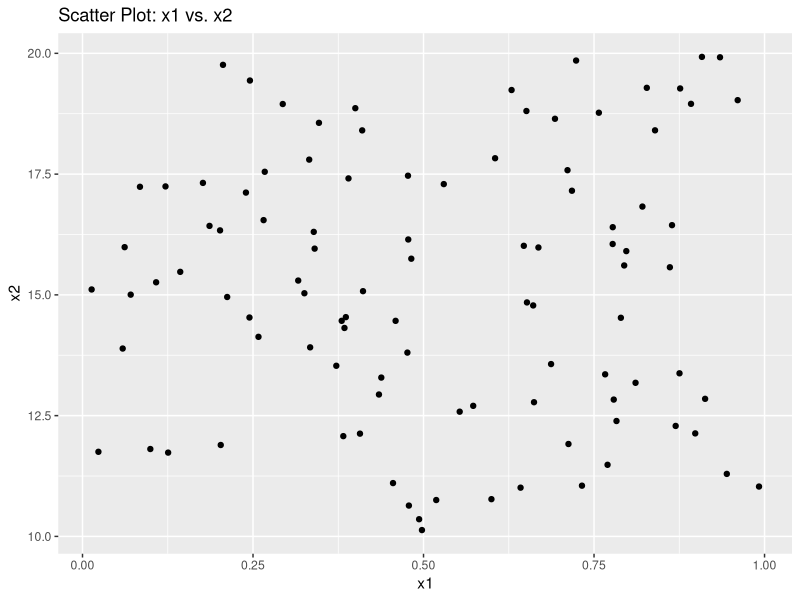
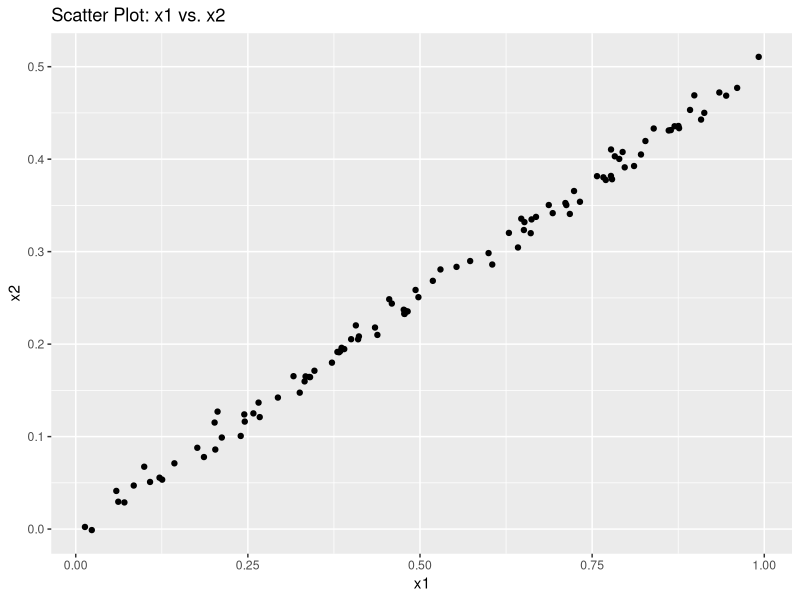
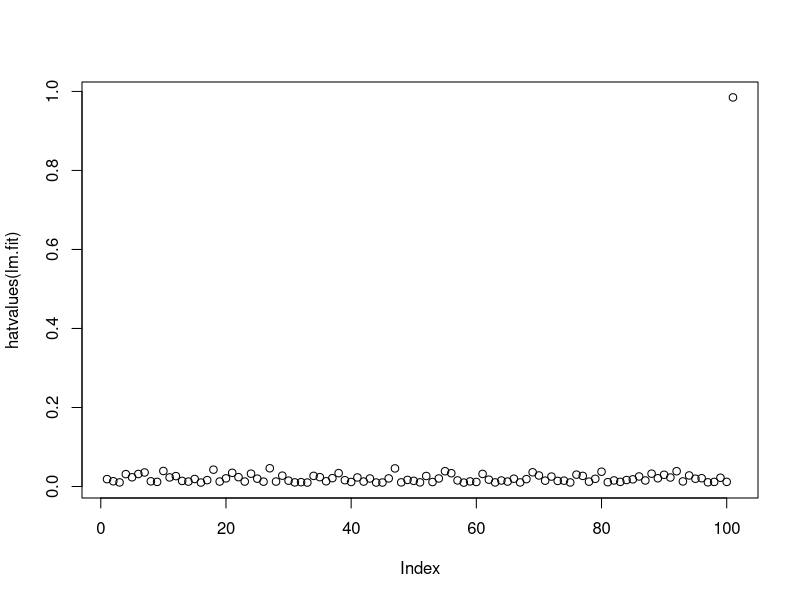
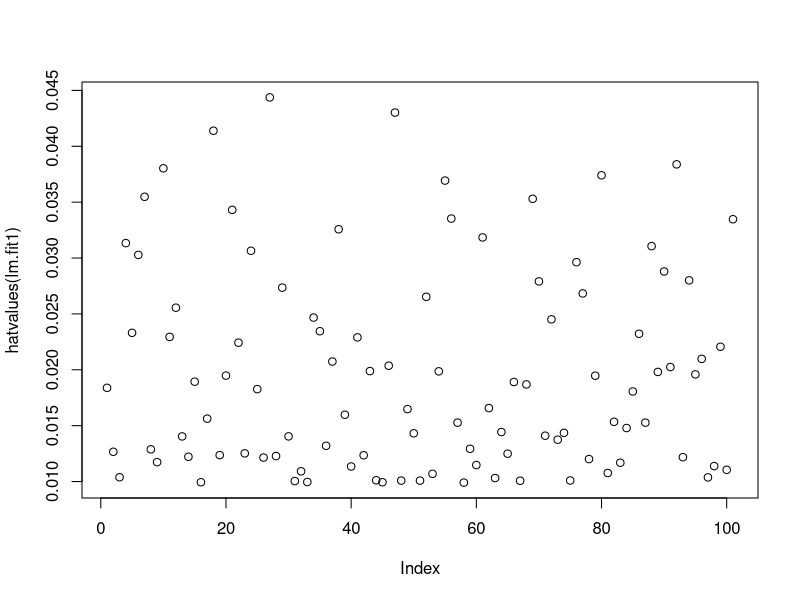
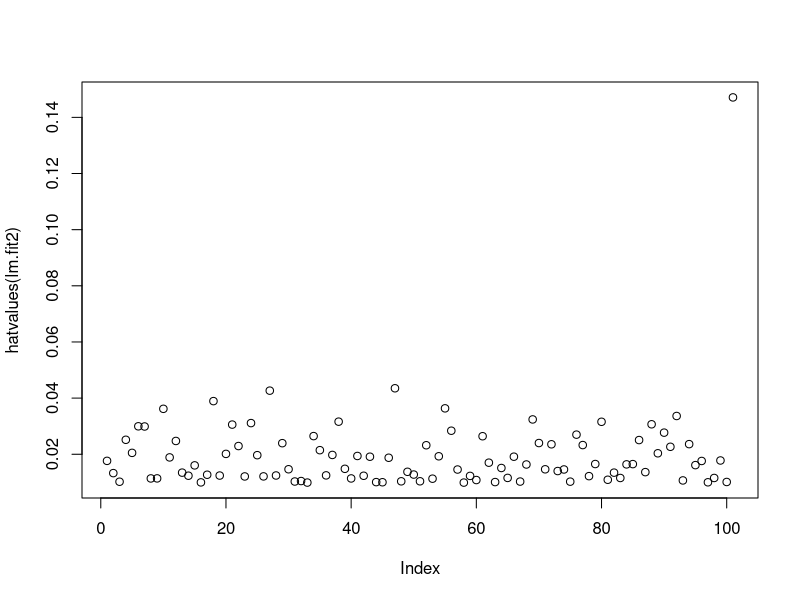

Source code (R) for these figures, in order:
## ---- chunk 1
set.seed(1)
n <- 100
x1 <- runif(n)
x2 <- runif(n,10,20)
y <- 2+2*x1+0.3*x2+rnorm(n)
## ---- chunk 2
cor(x1, x2)
## ---- chunk 3
library(ggplot2)
data<-data.frame(x1=x1,x2=x2)
ggplot(data,aes(x=x1, y=x2))+
geom_point()+ 
ggtitle("Scatter Plot: x1 vs. x2")
## ---- chunk 4
lm.fit<-lm(y~x1+x2)
summary(lm.fit)
## ---- chunk 5
lm.fit1 <- lm(y ~ x1)
summary(lm.fit1)
## ---- chunk 6
lm.fit2 <- lm(y ~ x2)
summary(lm.fit2)
## ---- chunk 7
set.seed(1)
n <- 100
x1 <- runif(n)
x2 <- 0.5*x1+rnorm(n,0,.01)
y <- 2+2*x1+0.3*x2+rnorm(n)
cor(x1, x2)
data<-data.frame(x1=x1,x2=x2)
ggplot(data,aes(x=x1, y=x2))+
geom_point()+ 
ggtitle("Scatter Plot: x1 vs. x2")
lm.fit<-lm(y~x1+x2)
summary(lm.fit)
lm.fit1<-lm(y~x1)
summary(lm.fit1)
lm.fit2<-lm(y~x2)
summary(lm.fit2)
## ---- chunk 8
x1 <- c(x1, 0.1)
x2 <- c(x2, 0.8)
y <- c(y, 6)
lm.fit <- lm(y ~ x1 + x2)
lm.fit1 <- lm(y ~ x1)
lm.fit2 <- lm(y ~ x2)
summary(lm.fit)
summary(lm.fit1)
summary(lm.fit2)
plot(hatvalues(lm.fit))
plot(hatvalues(lm.fit1))
plot(hatvalues(lm.fit2))
